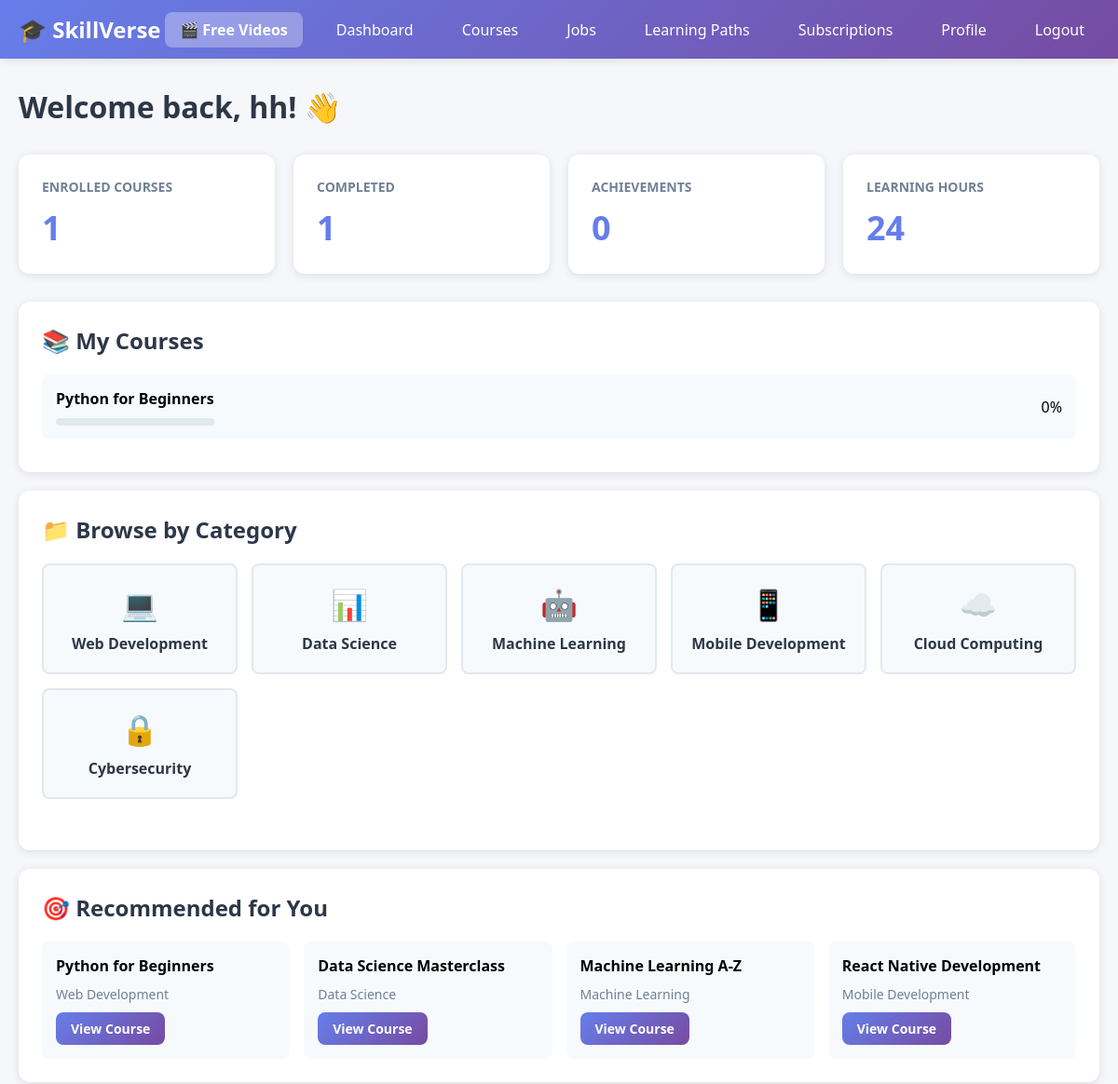
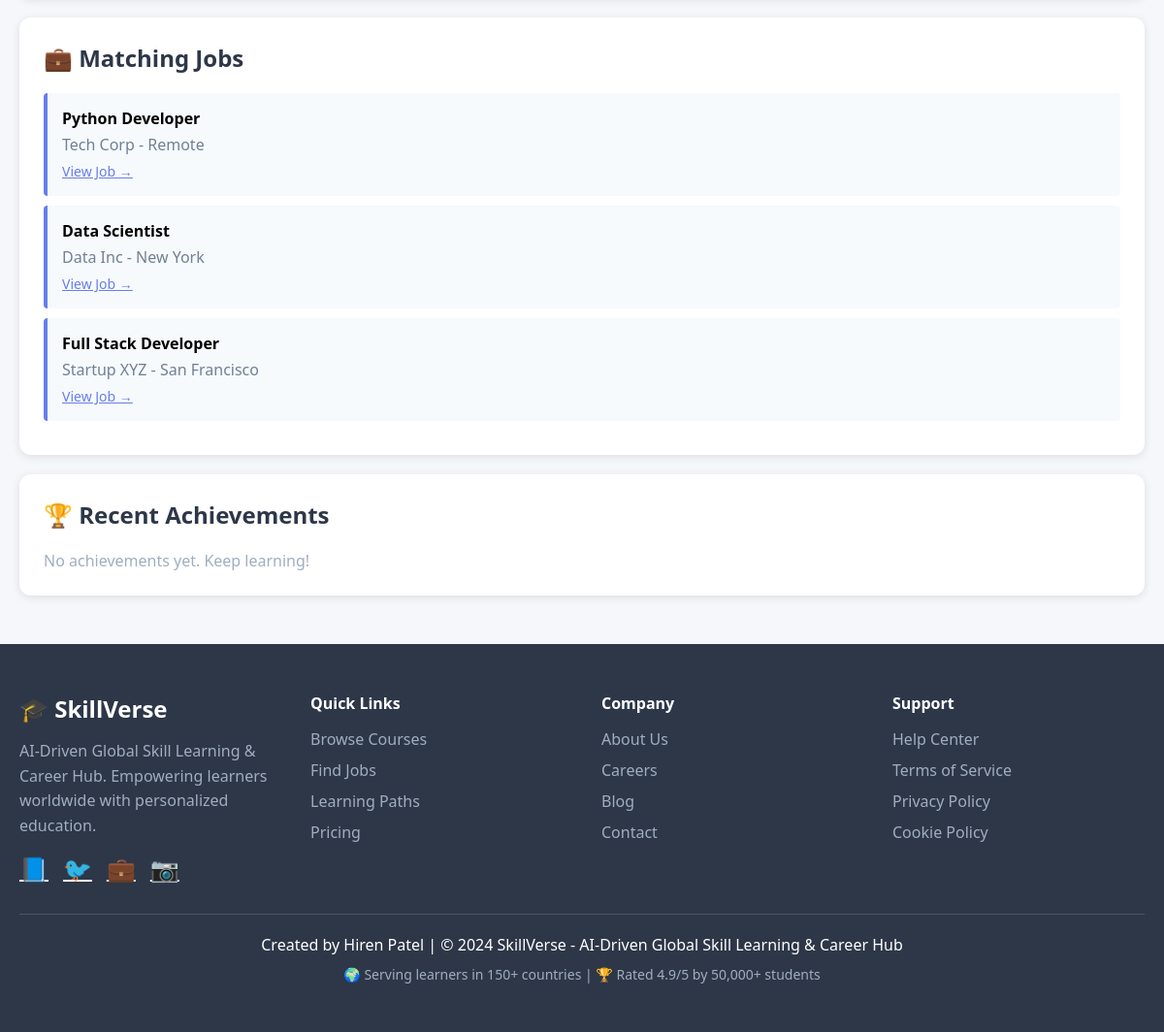
Page /dashboard/ (signed in) on the committed database (2 pictures, top to bottom).
### courses/models.py (models this page shows, shortened)
class Enrollment(models.Model):
    user = models.ForeignKey(User, on_delete=models.CASCADE)
    course = models.ForeignKey(Course, on_delete=models.CASCADE)
    progress = models.IntegerField(default=0)
    completed = models.BooleanField(default=False)
    enrolled_at = models.DateTimeField(auto_now_add=True)
    class Meta:
        unique_together = ['user', 'course']

class Course(models.Model):
    SOURCE_CHOICES = [
        ('internal', 'Internal'),
        ('coursera', 'Coursera'),
        ('udemy', 'Udemy'),
        ('youtube', 'YouTube'),
    ]
    title = models.CharField(max_length=200)
    description = models.TextField()
    instructor = models.CharField(max_length=100)
    source = models.CharField(max_length=20, choices=SOURCE_CHOICES, default='internal')
    url = models.URLField(blank=True)
    price = models.DecimalField(max_digits=10, decimal_places=2, default=0)
    thumbnail = models.URLField(blank=True)
    category = models.CharField(max_length=100, default='General')
    duration = models.CharField(max_length=50, blank=True)
    rating = models.DecimalField(max_digits=3, decimal_places=2, default=0)
    created_at = models.DateTimeField(auto_now_add=True)

### jobs/models.py (models this page shows, shortened)
class Job(models.Model):
    title = models.CharField(max_length=200)
    company = models.CharField(max_length=100)
    location = models.CharField(max_length=100)
    description = models.TextField()
    url = models.URLField()
    skills_required = models.TextField(help_text='Comma-separated skills')
    job_type = models.CharField(max_length=50)
    salary_range = models.CharField(max_length=100, blank=True)
    posted_date = models.DateField(auto_now_add=True)

### courses/views.py (the view)
# urls.py: path('dashboard/', views.dashboard, name='dashboard'),
@login_required
def dashboard(request):
    enrollments = Enrollment.objects.filter(user=request.user)
    achievements = Achievement.objects.filter(user=request.user)[:5]
    recommended_courses = Course.objects.all()[:4]
    jobs = Job.objects.all()[:3]
    context = {
        'enrollments': enrollments,
        'achievements': achievements,
        'recommended_courses': recommended_courses,
        'jobs': jobs,
    }
    return render(request, 'courses/dashboard.html', context)

### courses/templates/courses/dashboard.html (shortened to what this page needs)
{% extends 'courses/base.html' %}
{% block content %}
<div class="container">
    <h1 style="margin-bottom: 30px; color: #2d3748;">Welcome back, {{ user.username }}! 👋</h1>
    <div class="stats-grid">
        <div class="stat-card">
            <h3>ENROLLED COURSES</h3>
            <div class="number">{{ enrollments.count }}</div>
        </div>
        <div class="stat-card">
            <h3>COMPLETED</h3>
            <div class="number">{{ enrollments|length }}</div>
        </div>
        <div class="stat-card">
            <h3>ACHIEVEMENTS</h3>
            <div class="number">{{ achievements.count }}</div>
        </div>
        <div class="stat-card">
            <h3>LEARNING HOURS</h3>
            <div class="number">24</div>
        </div>
    </div>
    <div class="section">
        <h2>📚 My Courses</h2>
        {% if enrollments %}
            {% for enrollment in enrollments %}
            <div class="course-item">
                <div>
                    <strong>{{ enrollment.course.title }}</strong>
                    <div class="progress-bar">
                    </div>
                </div>
                <span>{{ enrollment.progress }}%</span>
            </div>
            {% endfor %}
        {% else %}
            <p style="color: #a0aec0;">No enrolled courses yet. <a href="{% url 'courses' %}">Browse courses</a></p>
        {% endif %}
    </div>
    <div class="section">
        <h2>📁 Browse by Category</h2>
        <div style="display: grid; grid-template-columns: repeat(auto-fill, minmax(200px, 1fr)); gap: 15px; margin-bottom: 30px;">
            <a href="{% url 'courses' %}?category=Web Development" style="text-decoration: none;">
                <div style="background: #f7fafc; padding: 20px; border-radius: 8px; text-align: center; border: 2px solid #e2e8f0; transition: all 0.3s;" onmouseover="this.style.borderColor='#667eea'" onmouseout="this.style.borderColor='#e2e8f0'">
                    <div style="font-size: 32px; margin-bottom: 10px;">💻</div>
                    <strong style="color: #2d3748;">Web Development</strong>
                </div>
            </a>
            <a href="{% url 'courses' %}?category=Data Science" style="text-decoration: none;">
                <div style="background: #f7fafc; padding: 20px; border-radius: 8px; text-align: center; border: 2px solid #e2e8f0; transition: all 0.3s;" onmouseover="this.style.borderColor='#667eea'" onmouseout="this.style.borderColor='#e2e8f0'">
                    <div style="font-size: 32px; margin-bottom: 10px;">📊</div>
                    <strong style="color: #2d3748;">Data Science</strong>
                </div>
            </a>
            <a href="{% url 'courses' %}?category=Machine Learning" style="text-decoration: none;">
                <div style="background: #f7fafc; padding: 20px; border-radius: 8px; text-align: center; border: 2px solid #e2e8f0; transition: all 0.3s;" onmouseover="this.style.borderColor='#667eea'" onmouseout="this.style.borderColor='#e2e8f0'">
                    <div style="font-size: 32px; margin-bottom: 10px;">🤖</div>
                    <strong style="color: #2d3748;">Machine Learning</strong>
                </div>
            </a>
            <a href="{% url 'courses' %}?category=Mobile Development" style="text-decoration: none;">
                <div style="background: #f7fafc; padding: 20px; border-radius: 8px; text-align: center; border: 2px solid #e2e8f0; transition: all 0.3s;" onmouseover="this.style.borderColor='#667eea'" onmouseout="this.style.borderColor='#e2e8f0'">
                    <div style="font-size: 32px; margin-bottom: 10px;">📱</div>
                    <strong style="color: #2d3748;">Mobile Development</strong>
                </div>
            </a>
            <a href="{% url 'courses' %}?category=Cloud Computing" style="text-decoration: none;">
                <div style="background: #f7fafc; padding: 20px; border-radius: 8px; text-align: center; border: 2px solid #e2e8f0; transition: all 0.3s;" onmouseover="this.style.borderColor='#667eea'" onmouseout="this.style.borderColor='#e2e8f0'">
                    <div style="font-size: 32px; margin-bottom: 10px;">☁️</div>
                    <strong style="color: #2d3748;">Cloud Computing</strong>
                </div>
            </a>
            <a href="{% url 'courses' %}?category=Cybersecurity" style="text-decoration: none;">
                <div style="background: #f7fafc; padding: 20px; border-radius: 8px; text-align: center; border: 2px solid #e2e8f0; transition: all 0.3s;" onmouseover="this.style.borderColor='#667eea'" onmouseout="this.style.borderColor='#e2e8f0'">
                    <div style="font-size: 32px; margin-bottom: 10px;">🔒</div>
                    <strong style="color: #2d3748;">Cybersecurity</strong>
                </div>
            </a>
        </div>
    </div>
    <div class="section">
        <h2>🎯 Recommended for You</h2>
        <div style="display: grid; grid-template-columns: repeat(auto-fill, minmax(250px, 1fr)); gap: 15px;">
            {% for course in recommended_courses %}
            <div style="background: #f7fafc; padding: 15px; border-radius: 8px;">
                <strong>{{ course.title }}</strong>
                <p style="color: #718096; font-size: 14px; margin: 10px 0;">{{ course.category }}</p>
                <a href="{% url 'course_detail' course.pk %}" class="btn btn-primary" style="font-size: 14px; padding: 8px 16px;">View Course</a>
            </div>
            {% endfor %}
        </div>
    </div>
    <div class="section">
        <h2>💼 Matching Jobs</h2>
        {% if jobs %}
            {% for job in jobs %}
            <div class="job-item">
                <strong>{{ job.title }}</strong>
                <p style="color: #718096; margin: 5px 0;">{{ job.company }} - {{ job.location }}</p>
                <a href="{{ job.url }}" target="_blank" style="color: #667eea; font-size: 14px;">View Job →</a>
            </div>
            {% endfor %}
        {% else %}
            <p style="color: #a0aec0;">No matching jobs found</p>
        {% endif %}
    </div>
    <div class="section">
        <h2>🏆 Recent Achievements</h2>
        {% if achievements %}
            {% for achievement in achievements %}
            <div class="achievement-item">
                {{ achievement.icon }} {{ achievement.title }}
            </div>
            {% endfor %}
        {% else %}
            <p style="color: #a0aec0;">No achievements yet. Keep learning!</p>
        {% endif %}
    </div>
</div>
{% endblock %}

### courses/templates/courses/base.html (shortened to what this page needs)
<!DOCTYPE html>
<html lang="en">
<head>
</head>
<body>
    <nav class="navbar">
        <div class="nav-container">
            <a href="{% url 'home' %}" class="logo">🎓 SkillVerse</a>
            <ul class="nav-menu">
                {% if user.is_authenticated %}
                <li><a href="{% url 'free_videos_library' %}" style="background: rgba(255,255,255,0.3); font-weight: 600;">🎬 Free Videos</a></li>
                <li><a href="{% url 'dashboard' %}">Dashboard</a></li>
                <li><a href="{% url 'courses' %}">Courses</a></li>
                <li><a href="{% url 'jobs' %}">Jobs</a></li>
                <li><a href="{% url 'learning_paths' %}">Learning Paths</a></li>
                <li><a href="{% url 'subscriptions' %}">Subscriptions</a></li>
                <li><a href="{% url 'profile' %}">Profile</a></li>
                <li><a href="{% url 'logout' %}">Logout</a></li>
                {% endif %}
            </ul>
        </div>
    </nav>
    {% block content %}{% endblock %}
    <footer class="footer">
        <div style="max-width: 1200px; margin: 0 auto; display: grid; grid-template-columns: repeat(auto-fit, minmax(250px, 1fr)); gap: 40px; text-align: left; margin-bottom: 30px;">
            <div>
                <h3 style="margin-bottom: 15px; font-size: 24px;">🎓 SkillVerse</h3>
                <p style="color: #a0aec0; line-height: 1.6;">AI-Driven Global Skill Learning & Career Hub. Empowering learners worldwide with personalized education.</p>
                <div style="margin-top: 15px; display: flex; gap: 15px; font-size: 24px;">
                    <a href="#" style="color: white; transition: transform 0.3s;" onmouseover="this.style.transform='scale(1.2)'" onmouseout="this.style.transform='scale(1)'">📘</a>
                    <a href="#" style="color: white; transition: transform 0.3s;" onmouseover="this.style.transform='scale(1.2)'" onmouseout="this.style.transform='scale(1)'">🐦</a>
                    <a href="#" style="color: white; transition: transform 0.3s;" onmouseover="this.style.transform='scale(1.2)'" onmouseout="this.style.transform='scale(1)'">💼</a>
                    <a href="#" style="color: white; transition: transform 0.3s;" onmouseover="this.style.transform='scale(1.2)'" onmouseout="this.style.transform='scale(1)'">📷</a>
                </div>
            </div>
            <div>
                <h4 style="margin-bottom: 15px;">Quick Links</h4>
                <div style="display: flex; flex-direction: column; gap: 10px;">
                    <a href="{% url 'courses' %}" style="color: #a0aec0; text-decoration: none; transition: color 0.3s;" onmouseover="this.style.color='white'" onmouseout="this.style.color='#a0aec0'">Browse Courses</a>
                    <a href="{% url 'jobs' %}" style="color: #a0aec0; text-decoration: none; transition: color 0.3s;" onmouseover="this.style.color='white'" onmouseout="this.style.color='#a0aec0'">Find Jobs</a>
                    <a href="{% url 'learning_paths' %}" style="color: #a0aec0; text-decoration: none; transition: color 0.3s;" onmouseover="this.style.color='white'" onmouseout="this.style.color='#a0aec0'">Learning Paths</a>
                    <a href="{% url 'subscriptions' %}" style="color: #a0aec0; text-decoration: none; transition: color 0.3s;" onmouseover="this.style.color='white'" onmouseout="this.style.color='#a0aec0'">Pricing</a>
                </div>
            </div>
            <div>
                <h4 style="margin-bottom: 15px;">Company</h4>
                <div style="display: flex; flex-direction: column; gap: 10px;">
                    <a href="#" style="color: #a0aec0; text-decoration: none; transition: color 0.3s;" onmouseover="this.style.color='white'" onmouseout="this.style.color='#a0aec0'">About Us</a>
                    <a href="#" style="color: #a0aec0; text-decoration: none; transition: color 0.3s;" onmouseover="this.style.color='white'" onmouseout="this.style.color='#a0aec0'">Careers</a>
                    <a href="#" style="color: #a0aec0; text-decoration: none; transition: color 0.3s;" onmouseover="this.style.color='white'" onmouseout="this.style.color='#a0aec0'">Blog</a>
                    <a href="#" style="color: #a0aec0; text-decoration: none; transition: color 0.3s;" onmouseover="this.style.color='white'" onmouseout="this.style.color='#a0aec0'">Contact</a>
                </div>
            </div>
            <div>
                <h4 style="margin-bottom: 15px;">Support</h4>
                <div style="display: flex; flex-direction: column; gap: 10px;">
                    <a href="#" style="color: #a0aec0; text-decoration: none; transition: color 0.3s;" onmouseover="this.style.color='white'" onmouseout="this.style.color='#a0aec0'">Help Center</a>
                    <a href="#" style="color: #a0aec0; text-decoration: none; transition: color 0.3s;" onmouseover="this.style.color='white'" onmouseout="this.style.color='#a0aec0'">Terms of Service</a>
                    <a href="#" style="color: #a0aec0; text-decoration: none; transition: color 0.3s;" onmouseover="this.style.color='white'" onmouseout="this.style.color='#a0aec0'">Privacy Policy</a>
                    <a href="#" style="color: #a0aec0; text-decoration: none; transition: color 0.3s;" onmouseover="this.style.color='white'" onmouseout="this.style.color='#a0aec0'">Cookie Policy</a>
                </div>
            </div>
        </div>
        <div style="border-top: 1px solid #4a5568; padding-top: 20px;">
            <p>Created by Hiren Patel | © 2024 SkillVerse - AI-Driven Global Skill Learning & Career Hub</p>
            <p style="color: #a0aec0; margin-top: 10px; font-size: 14px;">🌍 Serving learners in 150+ countries | 🏆 Rated 4.9/5 by 50,000+ students</p>
        </div>
    </footer>
</body>
</html>

### rows in the picture
Enrollment: course "Python for Beginners", progress "0"
Course: title "Python for Beginners", category "Web Development"
Course: title "Data Science Masterclass", category "Data Science"
Course: title "Machine Learning A-Z", category "Machine Learning"
Course: title "React Native Development", category "Mobile Development"
Job: title "Python Developer", company "Tech Corp", location "Remote"
Job: title "Data Scientist", company "Data Inc", location "New York"
Job: title "Full Stack Developer", company "Startup XYZ", location "San Francisco"

### other values in the picture
{{ user.username }} "hh"
{{ enrollments.count }} "1"
{{ enrollments|length }} "1"
{{ achievements.count }} "0"
